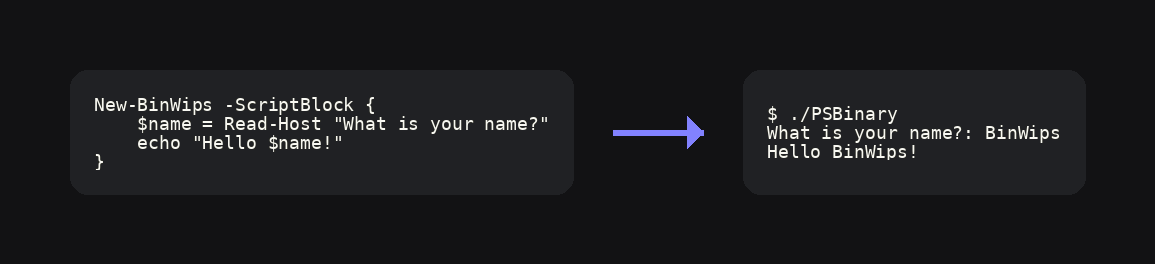

Here is the Python script that generated this plot:
#!/usr/bin/env -S uv run --script
# /// script
# requires-python = ">=3.12"
# dependencies = [
#     "pillow>=10.4.0",
#     "pygments>=2.18.0",
# ]
# ///
import argparse
import io
import os
import shutil
import subprocess
import time
from dataclasses import dataclass
from typing import Optional, Tuple

from PIL import Image, ImageDraw, ImageFont, ImageSequence, UnidentifiedImageError
try:
    from PIL import ImageTk  # for Tk preview
except (ImportError, RuntimeError):
    ImageTk = None
from PIL import features as PIL_FEATURES
try:
    import tkinter as tk
    from tkinter import filedialog, messagebox, ttk
except (ImportError, RuntimeError):
    tk = None  # UI optional
from pygments import highlight
from pygments.formatters.img import ImageFormatter
from pygments.lexers import get_lexer_by_name, guess_lexer, guess_lexer_for_filename
from pygments.util import ClassNotFound


# -----------------------------
# Rendering helpers
# -----------------------------

DEFAULT_BG = (18, 18, 20)
PANEL_BG = (32, 33, 36)
PANEL_BG_HEX = "#%02x%02x%02x" % PANEL_BG
TEXT = (235, 235, 245)
SUBTLE = (160, 160, 175)
ARROW = (130, 130, 255)
PANEL_RADIUS = 18

TITLE_FONT_NAME_CANDIDATES = [
    "Inter-SemiBold.ttf",
    "Inter-Medium.ttf",
    "DejaVuSans.ttf",
]


def load_font(size: int) -> ImageFont.FreeTypeFont:
    for name in TITLE_FONT_NAME_CANDIDATES:
        try:
            return ImageFont.truetype(name, size)
        except OSError:
            continue
    return ImageFont.load_default()


# Pillow version compatibility for high-quality resizing
try:  # Pillow >=9 uses Resampling enum
    from PIL.Image import Resampling as _Resampling  # type: ignore
except ImportError:  # Pillow <9
    _Resampling = None  # type: ignore

if _Resampling is not None:
    RESAMPLE_LANCZOS = _Resampling.LANCZOS
else:
    # Avoid referencing unavailable attributes directly to satisfy type checkers
    RESAMPLE_LANCZOS = (
        getattr(Image, "LANCZOS", None)
        or getattr(Image, "ANTIALIAS", None)
        or getattr(Image, "NEAREST", 0)
    )


def detect_lexer(code: str, lang: Optional[str], filename: Optional[str]) -> Tuple[str, object]:
    if lang:
        try:
            return lang, get_lexer_by_name(lang)
        except ClassNotFound:
            pass
    if filename:
        try:
            return filename, guess_lexer_for_filename(filename, code)
        except ClassNotFound:
            pass
    try:
        return "text", guess_lexer(code)
    except ClassNotFound:
        return "text", get_lexer_by_name("text")


def _strip_bg(img: Image.Image) -> Image.Image:
    """Make a flat-colored image background transparent.
    Samples the corner pixel as the bg color."""
    img = img.convert("RGBA")
    bg = img.getpixel((0, 0))
    if not isinstance(bg, tuple) or len(bg) < 3:
        return img
    br, bg_, bb = bg[0], bg[1], bg[2]
    pixels = list(img.getdata())
    new_pixels = [
        (r, g, b, 0) if (r == br and g == bg_ and b == bb) else (r, g, b, a)
        for (r, g, b, a) in pixels
    ]
    img.putdata(new_pixels)
    return img


def render_code_image(code: str, lang: Optional[str], filename_hint: Optional[str]) -> Image.Image:
    _, lexer = detect_lexer(code, lang, filename_hint)
    formatter = ImageFormatter(
        style="monokai",
        font_name="DejaVu Sans Mono",
        font_size=18,
        line_numbers=False,
        image_format="PNG",
        image_pad=0,
        background_color=PANEL_BG_HEX,
        hl_color=PANEL_BG_HEX,
    )
    buf = io.BytesIO()
    highlight(code, lexer, formatter, outfile=buf)
    buf.seek(0)
    return _strip_bg(Image.open(buf))


@dataclass
class BlockSpec:
    code: str
    title: Optional[str]
    lang: Optional[str]
    filename: Optional[str]


@dataclass
class Panel:
    code: str
    title: Optional[str] = None
    lang: Optional[str] = None
    is_image: bool = False
    image_path: Optional[str] = None


def apply_rounded_corners(img: Image.Image, radius: int) -> Image.Image:
    if radius <= 0:
        return img.convert("RGBA")
    img = img.convert("RGBA")
    mask = Image.new("L", img.size, 0)
    ImageDraw.Draw(mask).rounded_rectangle(
        [0, 0, img.size[0], img.size[1]], radius=radius, fill=255
    )
    out = Image.new("RGBA", img.size, (0, 0, 0, 0))
    out.paste(img, (0, 0), mask)
    return out


def parse_markdown(text: str) -> list[Panel]:
    """Parse markdown-ish input into panels.

    Fenced ```lang ... ``` blocks become code panels with that lang.
    The non-empty line(s) immediately preceding a fence become its title.
    Plain text outside fences becomes an auto-detected code panel.
    """
    lines = text.split("\n")
    panels: list[Panel] = []
    plain: list[str] = []
    i = 0

    def flush_plain_as_panel():
        nonlocal plain
        body = "\n".join(plain).strip("\n")
        if body.strip():
            panels.append(Panel(code=body.rstrip(), title=None, lang=None))
        plain = []

    while i < len(lines):
        line = lines[i]
        if line.lstrip().startswith("```"):
            # Pull title from trailing non-empty lines of `plain`
            while plain and plain[-1].strip() == "":
                plain.pop()
            title_lines: list[str] = []
            while plain and plain[-1].strip():
                title_lines.insert(0, plain.pop())
            if plain:
                flush_plain_as_panel()
            title = "\n".join(title_lines).strip() or None
            lang = line.lstrip()[3:].strip() or None
            i += 1
            code_lines: list[str] = []
            while i < len(lines) and not lines[i].lstrip().startswith("```"):
                code_lines.append(lines[i])
                i += 1
            if i < len(lines):
                i += 1  # consume closing fence
            panels.append(Panel(
                code="\n".join(code_lines).rstrip("\n"),
                title=title,
                lang=lang,
            ))
        else:
            plain.append(line)
            i += 1
    flush_plain_as_panel()
    return panels


def compose_panels(
    items: list[tuple[Image.Image, Optional[str], bool]],
    no_inner_border: bool = False,
) -> Image.Image:
    """Compose 1+ panels horizontally with arrows between them."""
    if not items:
        raise ValueError("compose_panels requires at least one panel")

    gutter = 40
    margin = 70
    title_gap = 18
    arrow_width = 90
    base_panel_pad = 24
    title_font = load_font(24)

    pads = [0 if (no_inner_border and is_img) else base_panel_pad for (_, _, is_img) in items]

    dp = ImageDraw.Draw(Image.new("RGB", (10, 10)))
    title_h = max(
        (dp.textbbox((0, 0), t, font=title_font)[3] if t else 0)
        for (_, t, _) in items
    )
    top_pad = margin + (title_h + title_gap if title_h else 0)
    bottom_pad = margin

    panel_widths = [img.width + 2 * pad for (img, _, _), pad in zip(items, pads)]
    panel_heights = [img.height + 2 * pad for (img, _, _), pad in zip(items, pads)]
    panel_h = max(panel_heights)

    n = len(items)
    arrow_span = (n - 1) * (gutter + arrow_width + gutter)
    total_w = margin * 2 + sum(panel_widths) + arrow_span
    total_h = top_pad + panel_h + bottom_pad

    canvas = Image.new("RGBA", (total_w, total_h), DEFAULT_BG + (255,))
    draw = ImageDraw.Draw(canvas)

    x = margin
    for i, ((img, title, is_image), pad, pw) in enumerate(zip(items, pads, panel_widths)):
        panel_x = x
        panel_y = top_pad
        draw_bg = not (no_inner_border and is_image)
        if draw_bg:
            draw.rounded_rectangle(
                [panel_x, panel_y, panel_x + pw, panel_y + panel_h],
                radius=PANEL_RADIUS,
                fill=PANEL_BG + (255,),
            )
        if title:
            draw.text((panel_x + pad, margin), title, font=title_font, fill=TEXT)
        code_x = panel_x + pad
        code_y = panel_y + (panel_h - img.height) // 2
        canvas.alpha_composite(img.convert("RGBA"), (code_x, code_y))

        x += pw
        if i < n - 1:
            ax1 = x + gutter
            ax2 = x + gutter + arrow_width
            shaft_y = top_pad + panel_h // 2
            draw.line([(ax1, shaft_y), (ax2, shaft_y)], fill=ARROW + (255,), width=6)
            head = 16
            draw.polygon([
                (ax2 - head, shaft_y - head),
                (ax2, shaft_y),
                (ax2 - head, shaft_y + head),
            ], fill=ARROW + (255,))
            x += gutter + arrow_width + gutter

    return canvas


def compose_side_by_side(
    left_img: Image.Image,
    right_img: Image.Image,
    left_title: Optional[str],
    right_title: Optional[str],
    left_is_image: bool = False,
    right_is_image: bool = False,
    no_inner_border: bool = False,
) -> Image.Image:
    gutter = 40
    margin = 70
    title_gap = 18
    title_font = load_font(24)

    draw_probe = Image.new("RGB", (10, 10))
    dp = ImageDraw.Draw(draw_probe)
    left_title_h = dp.textbbox((0, 0), left_title or "", font=title_font)[3] if left_title else 0
    right_title_h = dp.textbbox((0, 0), right_title or "", font=title_font)[3] if right_title else 0
    title_h = max(left_title_h, right_title_h)

    # Per-side padding to show inner card borders. If no_inner_border and side is an image, drop padding.
    base_panel_pad = 24
    left_panel_pad = 0 if (no_inner_border and left_is_image) else base_panel_pad
    right_panel_pad = 0 if (no_inner_border and right_is_image) else base_panel_pad
    top_pad = margin + (title_h + title_gap if title_h else 0)
    bottom_pad = margin

    left_inner_h = left_img.height + left_panel_pad * 2
    right_inner_h = right_img.height + right_panel_pad * 2
    panel_h = max(left_inner_h, right_inner_h)
    total_h = top_pad + panel_h + bottom_pad
    arrow_width = 90

    total_w = (
        margin
        + left_img.width + left_panel_pad * 2
        + gutter + arrow_width + gutter
        + right_img.width + right_panel_pad * 2
        + margin
    )

    canvas = Image.new("RGBA", (total_w, total_h), DEFAULT_BG + (255,))
    draw = ImageDraw.Draw(canvas)

    # Titles
    if left_title:
        draw.text((margin + left_panel_pad, margin), left_title, font=title_font, fill=TEXT)
    if right_title:
        right_title_x = margin + left_img.width + left_panel_pad * 2 + gutter + arrow_width + gutter + right_panel_pad
        draw.text((right_title_x, margin), right_title, font=title_font, fill=TEXT)

    # Panels
    left_panel_x = margin
    left_panel_y = top_pad
    left_panel_w = left_img.width + left_panel_pad * 2
    left_panel_h = panel_h

    right_panel_x = margin + left_panel_w + gutter + arrow_width + gutter
    right_panel_y = top_pad
    right_panel_w = right_img.width + right_panel_pad * 2
    right_panel_h = panel_h

    draw_left_bg = not (no_inner_border and left_is_image)
    draw_right_bg = not (no_inner_border and right_is_image)
    if draw_left_bg:
        draw.rounded_rectangle([left_panel_x, left_panel_y, left_panel_x + left_panel_w, left_panel_y + left_panel_h], radius=18, fill=PANEL_BG + (255,))
    if draw_right_bg:
        draw.rounded_rectangle([right_panel_x, right_panel_y, right_panel_x + right_panel_w, right_panel_y + right_panel_h], radius=18, fill=PANEL_BG + (255,))

    # Paste code images centered vertically in their panels
    left_code_x = left_panel_x + left_panel_pad
    left_code_y = left_panel_y + (panel_h - left_img.height) // 2
    canvas.alpha_composite(left_img, (left_code_x, left_code_y))

    right_code_x = right_panel_x + right_panel_pad
    right_code_y = right_panel_y + (panel_h - right_img.height) // 2
    canvas.alpha_composite(right_img, (right_code_x, right_code_y))

    # Arrow between panels
    arrow_center_y = top_pad + panel_h // 2
    arrow_x1 = left_panel_x + left_panel_w + gutter
    arrow_x2 = right_panel_x - gutter
    shaft_y = arrow_center_y
    draw.line([(arrow_x1, shaft_y), (arrow_x2, shaft_y)], fill=ARROW + (255,), width=6)
    # Arrow head
    head_size = 16
    draw.polygon([
        (arrow_x2 - head_size, shaft_y - head_size),
        (arrow_x2, shaft_y),
        (arrow_x2 - head_size, shaft_y + head_size),
    ], fill=ARROW + (255,))

    return canvas


def compute_layout(
    left_img: Image.Image,
    right_img: Image.Image,
    left_title: Optional[str],
    right_title: Optional[str],
    left_is_image: bool,
    right_is_image: bool,
    no_inner_border: bool,
):
    gutter = 40
    margin = 70
    title_gap = 18
    title_font = load_font(24)

    draw_probe = Image.new("RGB", (10, 10))
    dp = ImageDraw.Draw(draw_probe)
    left_title_h = dp.textbbox((0, 0), left_title or "", font=title_font)[3] if left_title else 0
    right_title_h = dp.textbbox((0, 0), right_title or "", font=title_font)[3] if right_title else 0
    title_h = max(left_title_h, right_title_h)

    base_panel_pad = 24
    left_panel_pad = 0 if (no_inner_border and left_is_image) else base_panel_pad
    right_panel_pad = 0 if (no_inner_border and right_is_image) else base_panel_pad
    top_pad = margin + (title_h + title_gap if title_h else 0)
    bottom_pad = margin

    left_inner_h = left_img.height + left_panel_pad * 2
    right_inner_h = right_img.height + right_panel_pad * 2
    panel_h = max(left_inner_h, right_inner_h)
    total_h = top_pad + panel_h + bottom_pad
    arrow_width = 90

    total_w = (
        margin
        + left_img.width + left_panel_pad * 2
        + gutter + arrow_width + gutter
        + right_img.width + right_panel_pad * 2
        + margin
    )

    left_panel_x = margin
    left_panel_y = top_pad
    left_panel_w = left_img.width + left_panel_pad * 2
    left_panel_h = panel_h

    right_panel_x = margin + left_panel_w + gutter + arrow_width + gutter
    right_panel_y = top_pad
    right_panel_w = right_img.width + right_panel_pad * 2
    right_panel_h = panel_h

    left_title_xy = (margin + left_panel_pad, margin)
    right_title_x = margin + left_img.width + left_panel_pad * 2 + gutter + arrow_width + gutter + right_panel_pad
    right_title_xy = (right_title_x, margin)

    return {
        "total_size": (total_w, total_h),
        "left_panel": (left_panel_x, left_panel_y, left_panel_w, left_panel_h, left_panel_pad),
        "right_panel": (right_panel_x, right_panel_y, right_panel_w, right_panel_h, right_panel_pad),
        "left_title_xy": left_title_xy,
        "right_title_xy": right_title_xy,
    }


def save_image(img: Image.Image, out_path: str, webp_quality: int = 100, webp_method: int = 6) -> str:
    ext = os.path.splitext(out_path)[1].lower()
    fmt = "PNG" if ext not in (".webp",) else "WEBP"
    params = {}
    if fmt == "WEBP":
        params.update({"lossless": False, "method": int(webp_method), "quality": int(webp_quality)})
    img.save(out_path, format=fmt, **params)
    return out_path


def save_animated_gif(frames: list[Image.Image], durations_ms: list[int], out_path: str) -> str:
    if not frames:
        raise ValueError("No frames to save for GIF")
    # Ensure all frames are in a compatible mode
    frames_rgba = [f.convert("RGBA") for f in frames]
    first, rest = frames_rgba[0], frames_rgba[1:]
    # Pillow handles palette conversion internally for GIF
    first.save(
        out_path,
        format="GIF",
        save_all=True,
        append_images=rest,
        duration=durations_ms,
        loop=0,
        disposal=2,
    )
    return out_path


def save_animated_webp(frames: list[Image.Image], durations_ms: list[int], out_path: str, webp_quality: int = 90, webp_method: int = 4) -> str:
    if not frames:
        raise ValueError("No frames to save for WebP")
    # Flatten to RGB over our DEFAULT_BG for more robust WebP encoding
    def _flatten_to_rgb(img: Image.Image) -> Image.Image:
        if img.mode == "RGB":
            return img
        rgb = Image.new("RGB", img.size, DEFAULT_BG)
        if img.mode == "RGBA":
            rgb.paste(img, mask=img.split()[3])
        else:
            rgba = img.convert("RGBA")
            rgb.paste(rgba, mask=rgba.split()[3])
        return rgb

    frames_rgb = [_flatten_to_rgb(f) for f in frames]
    first, rest = frames_rgb[0], frames_rgb[1:]
    first.save(
        out_path,
        format="WEBP",
        save_all=True,
        append_images=rest,
        duration=durations_ms,
        loop=0,
        lossless=False,
        method=int(webp_method),
        quality=int(webp_quality),
    )
    return out_path


def human_readable_bytes(num_bytes: int) -> str:
    units = ["B", "KB", "MB", "GB", "TB"]
    size = float(num_bytes)
    unit_idx = 0
    while size >= 1024.0 and unit_idx < len(units) - 1:
        size /= 1024.0
        unit_idx += 1
    if unit_idx <= 1:
        return f"{int(size)} {units[unit_idx]}"
    return f"{size:.1f} {units[unit_idx]}"


## Removed streaming saver per user request; saving now writes directly via Pillow


def expand_path(path: str) -> str:
    return os.path.abspath(os.path.expanduser(os.path.expandvars(path)))


def open_image(path: str) -> Image.Image:
    resolved = expand_path(path)
    return Image.open(resolved)


def get_frames_and_durations(img: Image.Image) -> Tuple[list[Image.Image], list[int], bool]:
    is_anim = getattr(img, "is_animated", False) and getattr(img, "n_frames", 1) > 1
    if not is_anim:
        return [img.convert("RGBA")], [100], False
    frames: list[Image.Image] = []
    durations: list[int] = []
    for frame in ImageSequence.Iterator(img):
        frames.append(frame.convert("RGBA"))
        dur = frame.info.get("duration", img.info.get("duration", 100))
        if not isinstance(dur, int) or dur <= 0:
            dur = 100
        durations.append(dur)
    if not frames:
        return [img.convert("RGBA")], [100], False
    return frames, durations, True


def scale_image_to_max(img: Image.Image, max_w: int, max_h: int) -> Image.Image:
    if max_w <= 0 and max_h <= 0:
        return img
    w, h = img.width, img.height
    scale_w = max_w / w if max_w and w > max_w else 1.0
    scale_h = max_h / h if max_h and h > max_h else 1.0
    scale = min(scale_w, scale_h)
    if scale >= 1.0:
        return img
    new_w = max(1, int(w * scale))
    new_h = max(1, int(h * scale))
    return img.resize((new_w, new_h), resample=RESAMPLE_LANCZOS)


def scale_frames_consistently(frames: list[Image.Image], max_w: int, max_h: int) -> list[Image.Image]:
    if not frames:
        return frames
    # Determine scale based on the first frame; apply same scale to all frames
    base = frames[0]
    w, h = base.width, base.height
    scale_w = max_w / w if max_w and w > max_w else 1.0
    scale_h = max_h / h if max_h and h > max_h else 1.0
    scale = min(scale_w, scale_h)
    if scale >= 1.0:
        return [f for f in frames]
    new_w = max(1, int(w * scale))
    new_h = max(1, int(h * scale))
    return [f.resize((new_w, new_h), resample=RESAMPLE_LANCZOS) for f in frames]


def print_progress(current: int, total: int, label: str) -> None:
    # Simple inline progress output without external deps
    pct = int((current / total) * 100) if total else 100
    bar_len = 24
    filled = int(bar_len * pct / 100)
    bar = "#" * filled + "-" * (bar_len - filled)
    print(f"{label} [{bar}] {pct}% ({current}/{total})", end="\r", flush=True)


def copy_to_clipboard(img: Image.Image) -> None:
    # Try wl-copy (Wayland), then xclip (X11)
    if shutil.which("wl-copy"):
        buf = io.BytesIO()
        img.convert("RGBA").save(buf, format="PNG")
        data = buf.getvalue()
        try:
            subprocess.run(["wl-copy", "--type", "image/png"], input=data, check=True)
            return
        except subprocess.SubprocessError:
            pass
    if shutil.which("xclip"):
        buf = io.BytesIO()
        img.convert("RGBA").save(buf, format="PNG")
        data = buf.getvalue()
        try:
            subprocess.run(["xclip", "-selection", "clipboard", "-t", "image/png"], input=data, check=True)
            return
        except subprocess.SubprocessError:
            pass
    print("Note: Could not find wl-copy or xclip to copy image to clipboard.")


def read_block_input() -> Optional[str]:
    """Read multi-line input. Ends on two consecutive blank lines or Ctrl+D.
    Returns None if the user types ':cancel'."""
    lines: list[str] = []
    blank_run = 0
    while True:
        try:
            line = input()
        except EOFError:
            print()
            break
        if line.strip() == ":cancel":
            return None
        if line == "":
            blank_run += 1
            if blank_run >= 2:
                break
            lines.append(line)
        else:
            blank_run = 0
            lines.append(line)
    while lines and lines[-1] == "":
        lines.pop()
    return "\n".join(lines)


def _panel_summary(panels: list[Panel]) -> None:
    for idx, p in enumerate(panels):
        t = p.title or "(no title)"
        lang = p.lang or "auto"
        ln = len(p.code.splitlines()) or 1
        print(f"  [{idx}] {t}  ({lang}, {ln} line{'s' if ln != 1 else ''})")


def interactive_compose(args) -> None:
    print("Codeshot interactive mode")
    print("Paste code or markdown. Use ```lang fences to set syntax; the line above a fence becomes its title.")
    print("End each block with two blank lines (or Ctrl+D). Type :cancel on its own line to abort.\n")

    panels: list[Panel] = []
    while True:
        label = f"Block {len(panels) + 1}" if not panels else f"Add block {len(panels) + 1} (Enter empty to finish)"
        print(f"--- {label} ---")
        text = read_block_input()
        if text is None:
            print("Cancelled.")
            return
        if text.strip():
            parsed = parse_markdown(text)
            if parsed:
                panels.extend(parsed)
                print(f"\nAdded {len(parsed)} panel(s):")
                _panel_summary(panels)
        elif not panels:
            print("Empty input, exiting.")
            return

        while True:
            action = input("\n[a]dd / [d]one / [e]dit N / [r]emove N / [q]uit: ").strip().lower()
            if action in ("", "a", "add"):
                print()
                break
            if action in ("d", "done"):
                break
            if action in ("q", "quit", "cancel"):
                print("Cancelled.")
                return
            parts = action.split()
            if len(parts) == 2 and parts[0] in ("e", "edit", "r", "remove"):
                try:
                    idx = int(parts[1])
                except ValueError:
                    print("Invalid index.")
                    continue
                if not 0 <= idx < len(panels):
                    print("Out of range.")
                    continue
                if parts[0] in ("r", "remove"):
                    panels.pop(idx)
                    print(f"Removed [{idx}].")
                    _panel_summary(panels)
                    if not panels:
                        print("All panels removed, exiting.")
                        return
                    continue
                print(f"Re-enter content for panel [{idx}] (two blank lines to finish):")
                new_text = read_block_input()
                if not new_text or not new_text.strip():
                    print("Unchanged.")
                    continue
                new_parsed = parse_markdown(new_text)
                if not new_parsed:
                    print("Unchanged.")
                    continue
                panels[idx:idx + 1] = new_parsed
                _panel_summary(panels)
                continue
            print("Unknown command.")
        if action in ("d", "done"):
            break

    if not panels:
        print("No panels, nothing to render.")
        return

    items: list[tuple[Image.Image, Optional[str], bool]] = []
    for p in panels:
        if p.is_image and p.image_path:
            img = open_image(p.image_path).convert("RGBA")
            img = scale_image_to_max(img, args.max_left_width, args.max_panel_height)
            items.append((img, p.title, True))
        else:
            img = render_code_image(p.code, p.lang, None)
            img = scale_image_to_max(img, args.max_left_width, args.max_panel_height)
            items.append((img, p.title, False))

    final = compose_panels(items, no_inner_border=args.no_border)
    out_path = expand_path(args.out)
    save_image(final, out_path, webp_quality=args.webp_quality, webp_method=args.webp_method)
    copy_to_clipboard(final)
    print(f"\nSaved {out_path} and copied to clipboard.")


def launch_ui() -> None:
    if tk is None:
        print("UI dependencies not available. Tkinter is required.")
        return

    root = tk.Tk()
    root.title("Codeshot")

    # State
    left_image_path = tk.StringVar()
    right_image_path = tk.StringVar()
    left_title = tk.StringVar(value="Request")
    right_title = tk.StringVar(value="Response")
    out_path = tk.StringVar(value="codeshot.png")
    no_border = tk.BooleanVar(value=False)
    sequential = tk.BooleanVar(value=False)
    webp_quality = tk.IntVar(value=90)
    webp_method = tk.IntVar(value=4)

    def choose_left():
        path = filedialog.askopenfilename(title="Choose left image")
        if path:
            left_image_path.set(path)

    def choose_right():
        path = filedialog.askopenfilename(title="Choose right image")
        if path:
            right_image_path.set(path)

    def choose_out():
        path = filedialog.asksaveasfilename(title="Save as", defaultextension=".png", filetypes=[
            ("PNG", ".png"), ("WebP", ".webp"), ("GIF", ".gif"), ("All", ".*")
        ])
        if path:
            out_path.set(path)

    # Layout
    frm = ttk.Frame(root, padding=10)
    frm.grid(row=0, column=0, sticky="nsew")
    root.columnconfigure(0, weight=1)
    root.rowconfigure(0, weight=1)

    # Compact top bar (Save / Options)
    bar = ttk.Frame(frm)
    bar.grid(row=0, column=0, columnspan=3, sticky="ew")
    ttk.Button(bar, text="Save As...", command=choose_out).pack(side="left")
    ttk.Checkbutton(bar, text="No inner border for images", variable=no_border).pack(side="left", padx=8)
    ttk.Checkbutton(bar, text="Sequential", variable=sequential).pack(side="left", padx=8)
    ttk.Label(bar, text="WebP q").pack(side="left")
    ttk.Scale(bar, from_=0, to=100, orient="horizontal", variable=webp_quality, length=120).pack(side="left")
    ttk.Label(bar, text="m").pack(side="left")
    ttk.Scale(bar, from_=0, to=6, orient="horizontal", variable=webp_method, length=80).pack(side="left")
    ttk.Button(bar, text="Generate", command=lambda: do_generate()).pack(side="right")

    # Preview canvas becomes the main UI
    preview_lbl = ttk.Label(frm)
    preview_lbl.grid(row=1, column=0, columnspan=3, sticky="nsew")
    frm.rowconfigure(1, weight=1)

    # Overlay editors
    left_title_entry = ttk.Entry(frm, textvariable=left_title)
    right_title_entry = ttk.Entry(frm, textvariable=right_title)
    left_txt = tk.Text(frm, height=6, width=50)
    right_txt = tk.Text(frm, height=6, width=50)

    _preview_img_ref = {"img": None}

    def current_args():
        @dataclass
        class UIArgs:
            left: Optional[str]
            right: Optional[str]
            left_lang: Optional[str]
            right_lang: Optional[str]
            left_file: Optional[str]
            right_file: Optional[str]
            left_image: Optional[str]
            right_image: Optional[str]
            left_title: str
            right_title: str
            out: str
            sequential: bool
            max_left_width: int
            max_right_width: int
            max_panel_height: int
            webp_quality: int
            webp_method: int
            no_border: bool
        return UIArgs(
            left=left_txt.get("1.0", tk.END).rstrip("\n") if not left_image_path.get() else None,
            right=right_txt.get("1.0", tk.END).rstrip("\n") if not right_image_path.get() else None,
            left_lang=None,
            right_lang=None,
            left_file=None,
            right_file=None,
            left_image=left_image_path.get() or None,
            right_image=right_image_path.get() or None,
            left_title=left_title.get(),
            right_title=right_title.get(),
            out=out_path.get(),
            sequential=sequential.get(),
            max_left_width=1200,
            max_right_width=1200,
            max_panel_height=900,
            webp_quality=int(webp_quality.get()),
            webp_method=int(webp_method.get()),
            no_border=no_border.get(),
        )

    def render_preview_img(args_obj) -> Image.Image:
        # Build one-frame preview following generate_from_args but without saving
        if args_obj.left_image:
            left_base = open_image(args_obj.left_image)
            left_frames, _, _ = get_frames_and_durations(left_base)
            left_frames = scale_frames_consistently(left_frames, args_obj.max_left_width, args_obj.max_panel_height)
            left_img_use = left_frames[0]
        else:
            left_code = args_obj.left or ""
            left_img_use = render_code_image(left_code, args_obj.left_lang, args_obj.left_file)
            left_img_use = scale_image_to_max(left_img_use, args_obj.max_left_width, args_obj.max_panel_height)

        if args_obj.right_image:
            right_base = open_image(args_obj.right_image)
            right_frames, _, _ = get_frames_and_durations(right_base)
            right_frames = scale_frames_consistently(right_frames, args_obj.max_right_width, args_obj.max_panel_height)
            right_img_use = right_frames[0]
        else:
            right_code = args_obj.right or ""
            right_img_use = render_code_image(right_code, args_obj.right_lang, args_obj.right_file)
            right_img_use = scale_image_to_max(right_img_use, args_obj.max_right_width, args_obj.max_panel_height)

        composed = compose_side_by_side(
            left_img_use, right_img_use, args_obj.left_title, args_obj.right_title,
            left_is_image=bool(args_obj.left_image), right_is_image=bool(args_obj.right_image), no_inner_border=args_obj.no_border,
        )
        return composed

    def update_preview(*_):
        if ImageTk is None:
            return
        try:
            img = render_preview_img(current_args())
            # Downscale preview if too large for screen
            max_w, max_h = 1200, 700
            img_disp = scale_image_to_max(img, max_w, max_h)
            tk_img = ImageTk.PhotoImage(img_disp)
            _preview_img_ref["img"] = tk_img
            preview_lbl.configure(image=tk_img)
            # Position inline editors over titles
            args_obj = current_args()
            layout = compute_layout(
                img_disp.crop((0,0,1,1)).resize((img.width, img.height)),  # dummy sizes not used below
                img_disp.crop((0,0,1,1)).resize((img.width, img.height)),
                args_obj.left_title, args_obj.right_title,
                bool(args_obj.left_image), bool(args_obj.right_image), args_obj.no_border,
            )
        except (OSError, ValueError, RuntimeError):
            # Silent for preview; generation will report
            pass

    def do_generate():
        a = current_args()

        try:
            # Reuse the core path using local variable binding
            generate_from_args(a)
            messagebox.showinfo("Codeshot", f"Saved {expand_path(a.out)}")
        except (OSError, ValueError, RuntimeError) as e:
            messagebox.showerror("Codeshot", str(e))

    ttk.Button(frm, text="Generate", command=do_generate).grid(row=11, column=0, pady=8)
    ttk.Button(frm, text="Close", command=root.destroy).grid(row=11, column=2, pady=8, sticky="e")

    # Bind updates
    left_title.trace_add("write", lambda *_: update_preview())
    right_title.trace_add("write", lambda *_: update_preview())
    left_image_path.trace_add("write", lambda *_: update_preview())
    right_image_path.trace_add("write", lambda *_: update_preview())
    no_border.trace_add("write", lambda *_: update_preview())
    # Text widgets: key events
    for widget in (left_txt, right_txt):
        widget.bind("<KeyRelease>", update_preview)

    update_preview()

    root.mainloop()


def generate_from_args(args) -> None:
    # This function mirrors the build_from_args flow from the point after parsing
    # Prepare left side (image or rendered code) as frames
    if args.left_image:
        left_base = open_image(args.left_image)
        left_frames, left_durations, left_anim = get_frames_and_durations(left_base)
        left_frames = scale_frames_consistently(left_frames, args.max_left_width, args.max_panel_height)
    else:
        left_code = args.left or ""
        left_img_static = render_code_image(left_code, args.left_lang, args.left_file)
        left_img_static = scale_image_to_max(left_img_static, args.max_left_width, args.max_panel_height)
        left_frames, left_durations, left_anim = [left_img_static], [100], False

    # Prepare right side (image or rendered code) as frames
    if args.right_image:
        right_base = open_image(args.right_image)
        right_frames, right_durations, right_anim = get_frames_and_durations(right_base)
        right_frames = scale_frames_consistently(right_frames, args.max_right_width, args.max_panel_height)
    else:
        right_code = args.right or ""
        right_img_static = render_code_image(right_code, args.right_lang, args.right_file)
        right_img_static = scale_image_to_max(right_img_static, args.max_right_width, args.max_panel_height)
        right_frames, right_durations, right_anim = [right_img_static], [100], False

    is_animated_output = left_anim or right_anim
    if not is_animated_output:
        final_img = compose_side_by_side(
            left_frames[0], right_frames[0], args.left_title, args.right_title,
            left_is_image=bool(args.left_image), right_is_image=bool(args.right_image), no_inner_border=args.no_border,
        )
        out_path = expand_path(args.out)
        save_image(final_img, out_path, webp_quality=args.webp_quality, webp_method=args.webp_method)
        return

    composed_frames: list[Image.Image] = []
    composed_durations: list[int] = []
    if args.sequential:
        right_freeze = right_frames[0]
        for i in range(len(left_frames)):
            lf = left_frames[i]
            frame = compose_side_by_side(
                lf, right_freeze, args.left_title, args.right_title,
                left_is_image=bool(args.left_image), right_is_image=bool(args.right_image), no_inner_border=args.no_border,
            )
            composed_frames.append(frame)
            dur = left_durations[i] if i < len(left_durations) else 100
            composed_durations.append(dur)
        left_freeze = left_frames[-1]
        for i in range(len(right_frames)):
            rf = right_frames[i]
            frame = compose_side_by_side(
                left_freeze, rf, args.left_title, args.right_title,
                left_is_image=bool(args.left_image), right_is_image=bool(args.right_image), no_inner_border=args.no_border,
            )
            composed_frames.append(frame)
            dur = right_durations[i] if i < len(right_durations) else 100
            composed_durations.append(dur)
    else:
        total_frames = max(len(left_frames), len(right_frames))
        for i in range(total_frames):
            lf = left_frames[i % len(left_frames)]
            rf = right_frames[i % len(right_frames)]
            frame = compose_side_by_side(
                lf, rf, args.left_title, args.right_title,
                left_is_image=bool(args.left_image), right_is_image=bool(args.right_image), no_inner_border=args.no_border,
            )
            composed_frames.append(frame)
            ld = left_durations[i % len(left_durations)] if left_durations else 100
            rd = right_durations[i % len(right_durations)] if right_durations else 100
            composed_durations.append(min(ld, rd))

    out_path_req = expand_path(args.out)
    root, ext = os.path.splitext(out_path_req)
    ext_lower = ext.lower()
    if ext_lower in (".gif", ".webp"):
        out_path = out_path_req
    else:
        out_path = root + ".webp"
    if out_path.lower().endswith(".gif"):
        save_animated_gif(composed_frames, composed_durations, out_path)
    else:
        save_animated_webp(composed_frames, composed_durations, out_path, webp_quality=args.webp_quality, webp_method=args.webp_method)
def build_from_args() -> None:
    parser = argparse.ArgumentParser(description="Generate a side-by-side image: code → code, image → image, or mix")
    # Code inputs
    parser.add_argument("--left", help="Left code block string. If omitted and no --left-image, you'll be prompted.")
    parser.add_argument("--right", help="Right code block string. If omitted and no --right-image, you'll be prompted.")
    parser.add_argument("--left-lang", help="Hint language for left code (e.g., python, http, json)")
    parser.add_argument("--right-lang", help="Hint language for right code")
    parser.add_argument("--left-file", help="Filename hint for left code (for lexer guess)")
    parser.add_argument("--right-file", help="Filename hint for right code")
    # Image inputs
    parser.add_argument("--left-image", help="Path to an image file for the left panel")
    parser.add_argument("--right-image", help="Path to an image file for the right panel")
    parser.add_argument("--no-border", action="store_true", help="Remove inner card borders when a side is an image")
    # Titles and output
    parser.add_argument("--left-title", help="Optional title above the left panel", default="Request")
    parser.add_argument("--right-title", help="Optional title above the right panel", default="Response")
    parser.add_argument("--out", help="Output image path (.png, .webp, or .gif)", default="codeshot.png")
    parser.add_argument("--sequential", action="store_true", help="Animate left frames first (right frozen), then right frames (left frozen)")
    # Scaling options
    parser.add_argument("--max-left-width", type=int, default=1200, help="Max width for left panel content (per frame)")
    parser.add_argument("--max-right-width", type=int, default=1200, help="Max width for right panel content (per frame)")
    parser.add_argument("--max-panel-height", type=int, default=1200, help="Max height for each panel content (per frame)")
    # Encoding tuning
    parser.add_argument("--webp-quality", type=int, default=90, help="Animated/static WebP quality (0-100)")
    parser.add_argument("--webp-method", type=int, default=4, help="Animated/static WebP method (0=fast..6=best)")
    # UI
    parser.add_argument("--ui", action="store_true", help="Launch a simple UI for interactive use")

    args = parser.parse_args()

    if args.ui:
        launch_ui()
        return

    has_any_input = any([args.left, args.right, args.left_image, args.right_image])
    if not has_any_input:
        interactive_compose(args)
        return

    # Prepare left side (image or rendered code) as frames
    if args.left_image:
        try:
            left_base = open_image(args.left_image)
        except (FileNotFoundError, UnidentifiedImageError, OSError) as e:
            raise SystemExit(f"Failed to open --left-image '{args.left_image}': {e}") from e
        left_frames, left_durations, left_anim = get_frames_and_durations(left_base)
        left_frames = scale_frames_consistently(left_frames, args.max_left_width, args.max_panel_height)
    else:
        left_code = args.left or ""
        left_img_static = render_code_image(left_code, args.left_lang, args.left_file)
        left_img_static = scale_image_to_max(left_img_static, args.max_left_width, args.max_panel_height)
        left_frames, left_durations, left_anim = [left_img_static], [100], False

    # Prepare right side (image or rendered code) as frames
    if args.right_image:
        try:
            right_base = open_image(args.right_image)
        except (FileNotFoundError, UnidentifiedImageError, OSError) as e:
            raise SystemExit(f"Failed to open --right-image '{args.right_image}': {e}") from e
        right_frames, right_durations, right_anim = get_frames_and_durations(right_base)
        right_frames = scale_frames_consistently(right_frames, args.max_right_width, args.max_panel_height)
    elif args.right is not None:
        right_img_static = render_code_image(args.right, args.right_lang, args.right_file)
        right_img_static = scale_image_to_max(right_img_static, args.max_right_width, args.max_panel_height)
        right_frames, right_durations, right_anim = [right_img_static], [100], False
    else:
        # Single-panel mode: no right side provided.
        items = [(left_frames[0], args.left_title, bool(args.left_image))]
        final_img = compose_panels(items, no_inner_border=args.no_border)
        out_path = expand_path(args.out)
        save_image(final_img, out_path, webp_quality=args.webp_quality, webp_method=args.webp_method)
        copy_to_clipboard(final_img)
        print(f"Saved {out_path} and copied to clipboard.")
        return

    is_animated_output = left_anim or right_anim

    # Compose either a single image or animated frames
    if not is_animated_output:
        final_img = compose_side_by_side(
            left_frames[0],
            right_frames[0],
            args.left_title,
            args.right_title,
            left_is_image=bool(args.left_image),
            right_is_image=bool(args.right_image),
            no_inner_border=args.no_border,
        )
        out_path = expand_path(args.out)
        save_image(final_img, out_path, webp_quality=args.webp_quality, webp_method=args.webp_method)
        copy_to_clipboard(final_img)
        print(f"Saved {out_path} and copied to clipboard.")
        return

    # Animated: build frame sequence
    composed_frames: list[Image.Image] = []
    composed_durations: list[int] = []
    if args.sequential:
        # Left segment: animate left, freeze right at its first frame
        right_freeze = right_frames[0]
        for i in range(len(left_frames)):
            print_progress(i + 1, len(left_frames), "Composing (left segment)")
            lf = left_frames[i]
            frame = compose_side_by_side(
                lf,
                right_freeze,
                args.left_title,
                args.right_title,
                left_is_image=bool(args.left_image),
                right_is_image=bool(args.right_image),
                no_inner_border=args.no_border,
            )
            composed_frames.append(frame)
            dur = left_durations[i] if i < len(left_durations) else 100
            composed_durations.append(dur)
        # Right segment: animate right, freeze left at its last frame
        left_freeze = left_frames[-1]
        for i in range(len(right_frames)):
            print_progress(i + 1, len(right_frames), "Composing (right segment)")
            rf = right_frames[i]
            frame = compose_side_by_side(
                left_freeze,
                rf,
                args.left_title,
                args.right_title,
                left_is_image=bool(args.left_image),
                right_is_image=bool(args.right_image),
                no_inner_border=args.no_border,
            )
            composed_frames.append(frame)
            dur = right_durations[i] if i < len(right_durations) else 100
            composed_durations.append(dur)
    else:
        total_frames = max(len(left_frames), len(right_frames))
        for i in range(total_frames):
            print_progress(i + 1, total_frames, "Composing")
            lf = left_frames[i % len(left_frames)]
            rf = right_frames[i % len(right_frames)]
            frame = compose_side_by_side(
                lf,
                rf,
                args.left_title,
                args.right_title,
                left_is_image=bool(args.left_image),
                right_is_image=bool(args.right_image),
                no_inner_border=args.no_border,
            )
            composed_frames.append(frame)
            # Preserve perceived speed by taking the MIN (faster) frame duration
            ld = left_durations[i % len(left_durations)] if left_durations else 100
            rd = right_durations[i % len(right_durations)] if right_durations else 100
            composed_durations.append(min(ld, rd))

    # Normalize all frames to first frame size for GIF consistency
    first_size = composed_frames[0].size
    normalized_frames: list[Image.Image] = []
    for f in composed_frames:
        if f.size == first_size:
            normalized_frames.append(f)
        else:
            canvas = Image.new("RGBA", first_size, DEFAULT_BG + (255,))
            canvas.alpha_composite(f, (0, 0))
            normalized_frames.append(canvas)

    # Select animated output format based on extension (default to .webp)
    out_path_req = expand_path(args.out)
    root, ext = os.path.splitext(out_path_req)
    ext_lower = ext.lower()
    if ext_lower in (".gif", ".webp"):
        out_path = out_path_req
    else:
        out_path = root + ".webp"

    if out_path.lower().endswith(".gif"):
        print("Saving GIF... This may take a while for large outputs.")
        save_animated_gif(normalized_frames, composed_durations, out_path)
        print("".ljust(100), end="\r")
        print(f"Saved animated GIF {out_path}.")
    else:
        # Check WebP and animated support
        webp_ok = bool(PIL_FEATURES.check("webp"))
        webp_anim_ok = bool(PIL_FEATURES.check("webp_anim"))
        if not webp_ok or not webp_anim_ok:
            fallback = os.path.splitext(out_path)[0] + ".gif"
            print("Animated WebP not supported by your Pillow/decoder; falling back to GIF...")
            print("Saving GIF... This may take a while for large outputs.")
            save_animated_gif(normalized_frames, composed_durations, fallback)
            print("".ljust(100), end="\r")
            print(f"Saved animated GIF {fallback}.")
        else:
            # Save directly using Pillow; print elapsed time after
            print("Saving WebP... This may take a while for large outputs.")
            t0 = time.time()
            save_animated_webp(normalized_frames, composed_durations, out_path, webp_quality=args.webp_quality, webp_method=args.webp_method)
            elapsed = int(time.time() - t0)
            print("".ljust(100), end="\r")
            print(f"Saved animated WebP {out_path} in {elapsed}s.")


if __name__ == "__main__":
    build_from_args()
